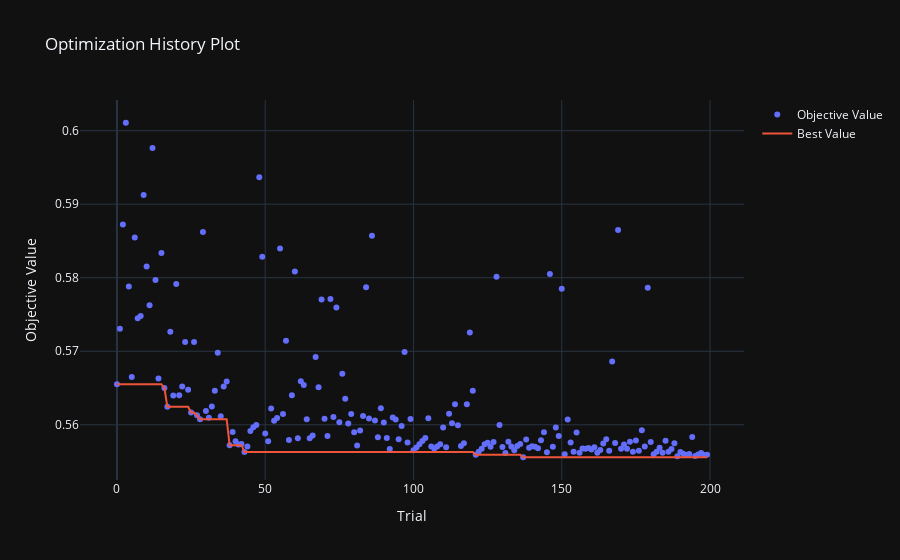

Notebook code cell kept with this figure:
### Code cell
fig = plot_optimization_history(study_xgb)
fig.show()

### Figure 1 — Plotly figure (JSON) as saved in the notebook; plotly's stock layout.template omitted (floating-point values rounded to 4 significant figures; data arrays with more than 128 entries replaced by an {"elided": "..."} marker saying what was removed)
{"data": [{"mode": "markers", "name": "Objective Value", "type": "scatter", "x": {"elided": "200 int values"}, "y": {"elided": "200 float values"}}, {"mode": "lines", "name": "Best Value", "type": "scatter", "x": {"elided": "200 int values"}, "y": {"elided": "200 float values"}}, {"marker": {"color": "#cccccc"}, "mode": "markers", "name": "Infeasible Trial", "showlegend": false, "type": "scatter", "x": [], "y": []}], "layout": {"title": {"text": "Optimization History Plot"}, "xaxis": {"title": {"text": "Trial"}}, "yaxis": {"title": {"text": "Objective Value"}}}}
